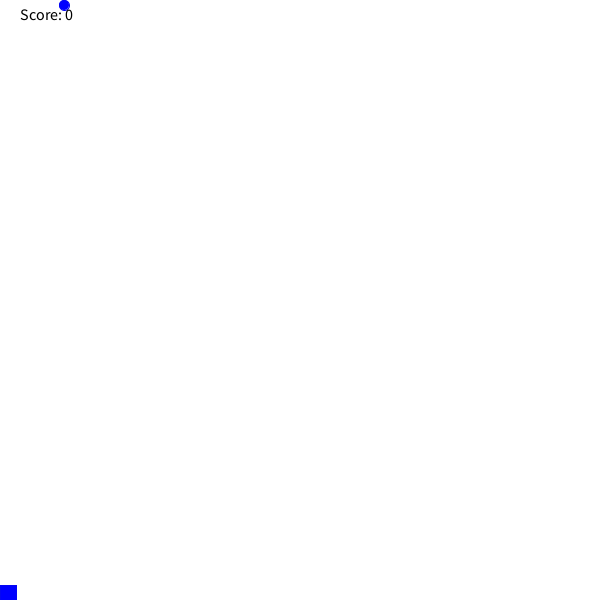
Frame 1 (no input)
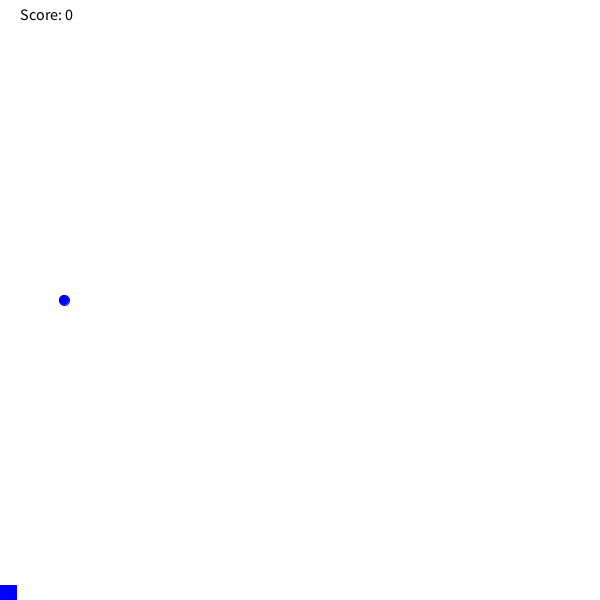
Frame 60 (the mouse pressed at the canvas centre just before this capture)
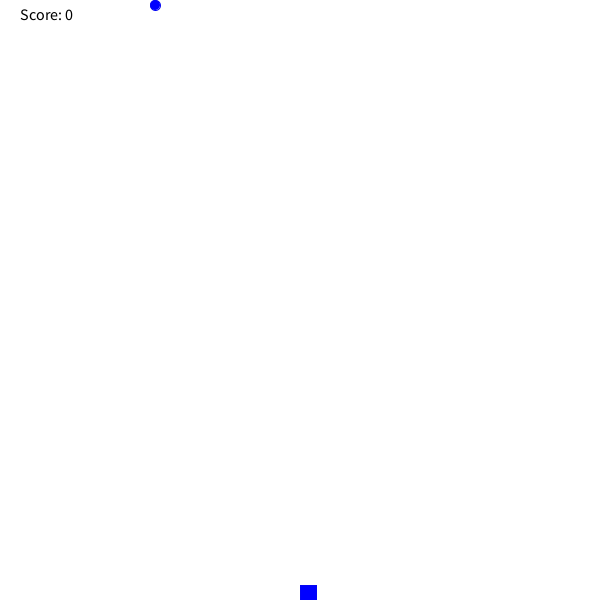
Frame 120 (the mouse held since frame 60 and released just before this capture)

The Processing sketch that drew these frames (run headless with seeded random() and noise(); from frame 60 on, the mouse is pressed at the canvas centre):

// Processing sketch: RainGame
// ── RainGame.pde
int ys = 5;
int f = 5;
int score = 0;
int randy = (int) random(width);
void checkCatch(int x){
         if (x > mouseX && x < mouseX+100)
            score++;
         else if (score > 0) 
            score--;
        println("Your score is now: " + score);
    }
void setup(){
  size(600, 600);
}

void draw(){
  background(255, 255, 255);
  fill(0, 0, 255);
  stroke(4, 6, 244);
  ellipse(randy, ys, 10, 10);
  rect(mouseX, 585, 16, 16);
  fill(0, 0, 0);
    textSize(16);
    text("Score: " + score, 20, 20);
  ys+=f;
  if(ys==585){
    checkCatch(randy);
  }
  if(ys>=600){
    ys=5;
    randy = (int) random(width);
   if(score>=20){
     f=10;
    if(score<20){
      f=5;
    }
   }
  }
}
